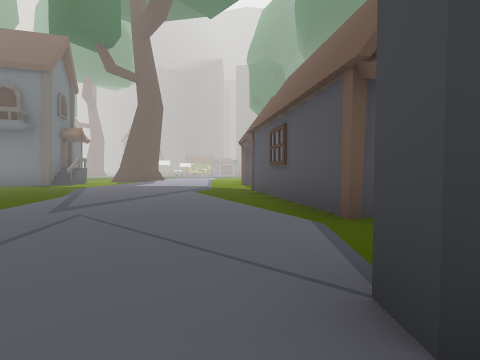
View 1 (above)

23 first-person views from a walk through a scene from a Unity 3-D project. The camera is 1.2 m above the floor, tilts 2° down and sees 90° across. The floor is counted in squares, 2.62 m on a side. Each view is taken from the middle of a square. On the plan, view 1 faces up. The plan holds only what a view shows up to about 9 squares ahead; the rest is blank. The place goes on beyond the plan. The player is left out. Some animated figures are not drawn.

View 2
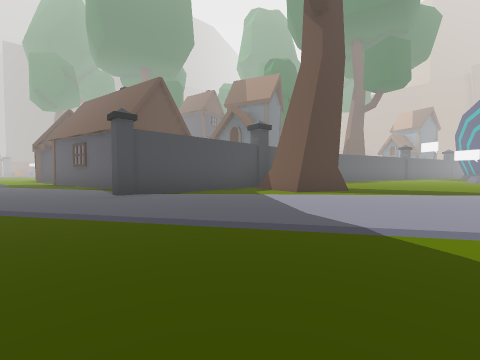

View 3
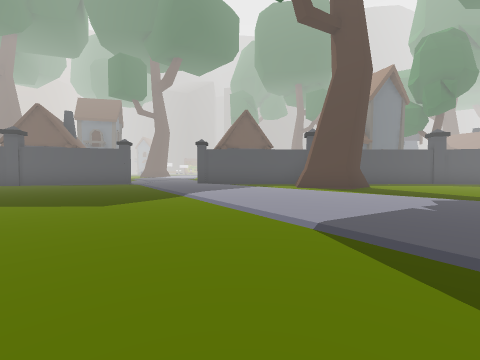

View 4
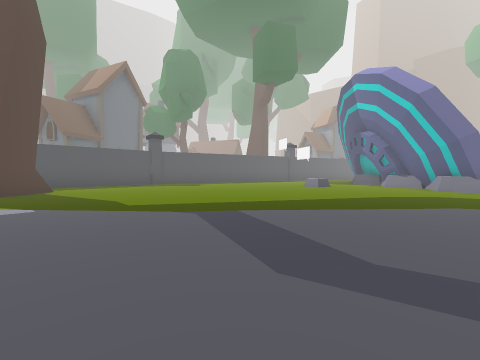

View 5
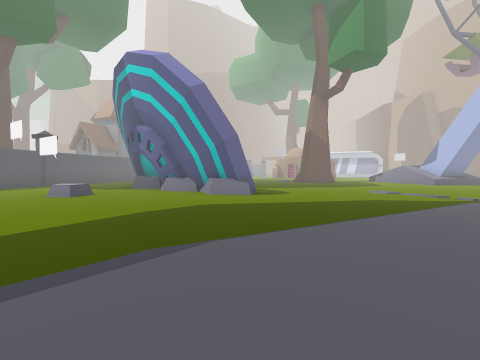

View 6
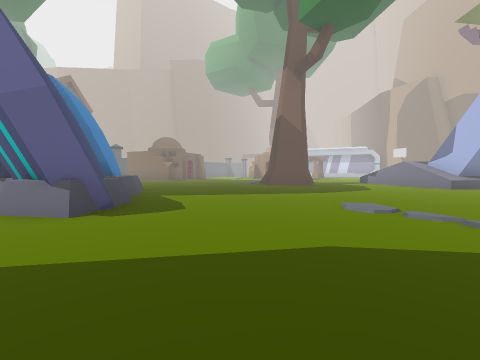

View 7
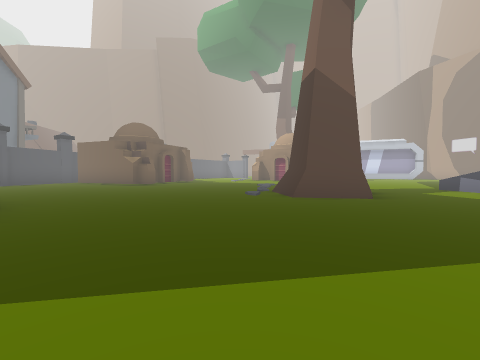

View 8
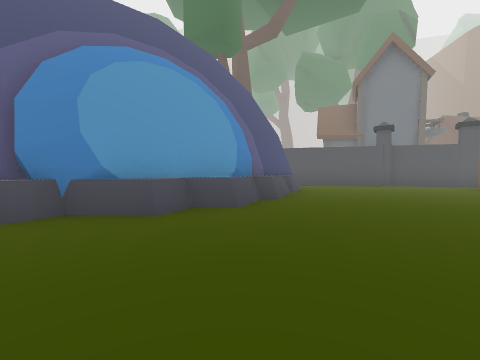

View 9
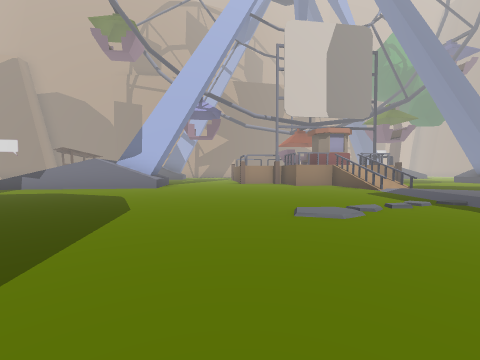

View 10
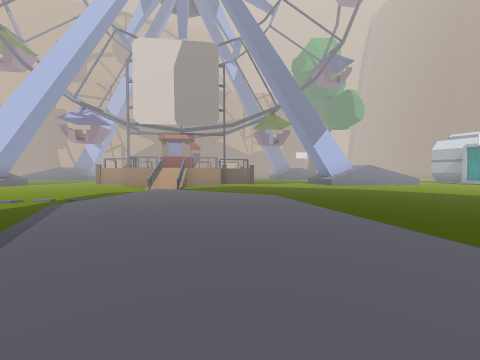

View 11
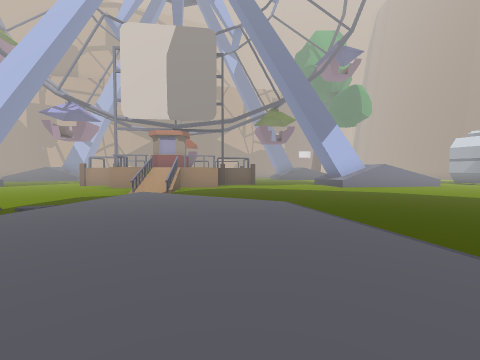

View 12
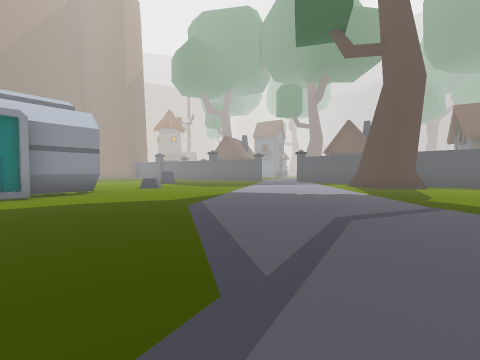

View 13
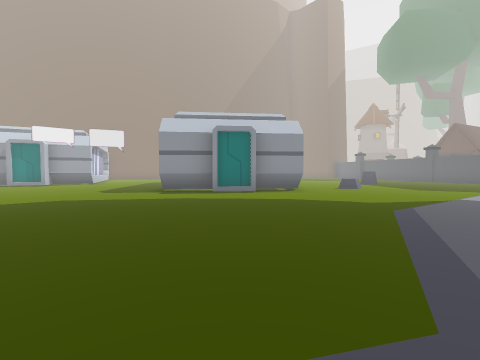

View 14
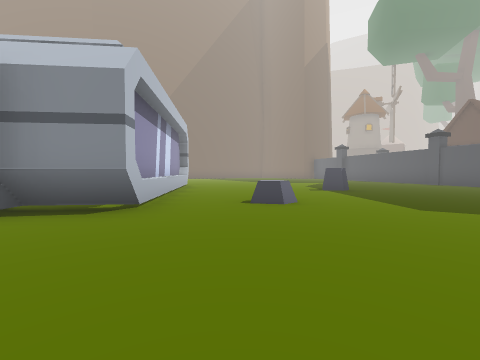

View 15
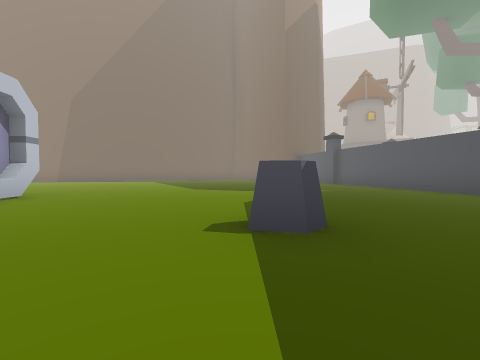

View 16
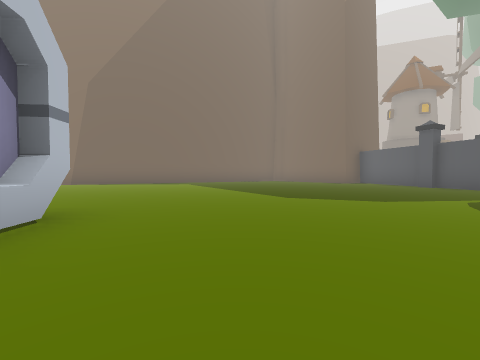

View 17
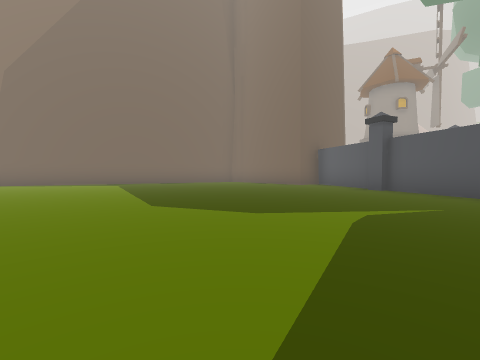

View 18
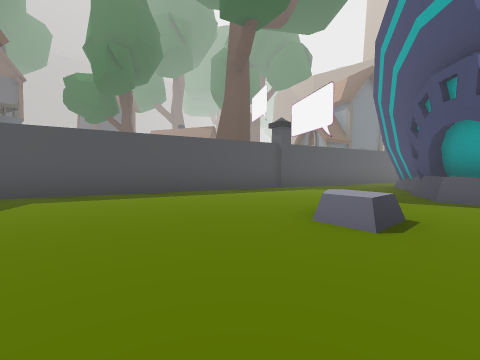

View 19
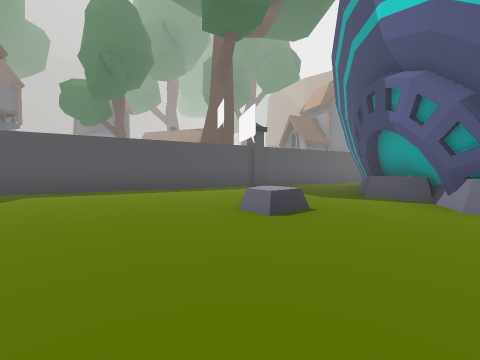

View 20
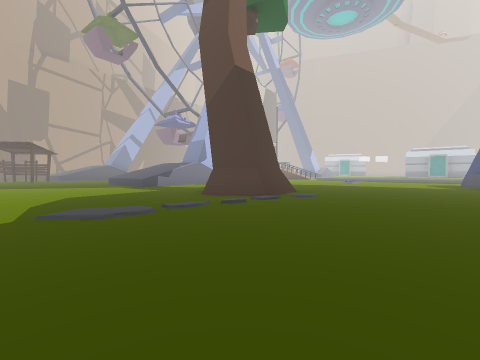

View 21
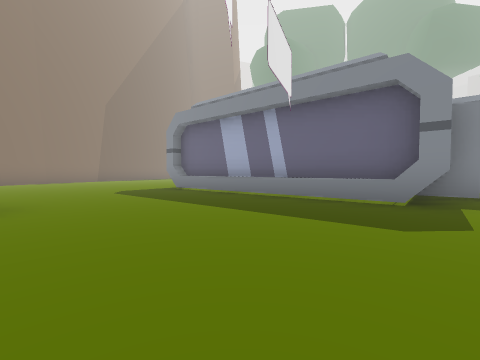

View 22
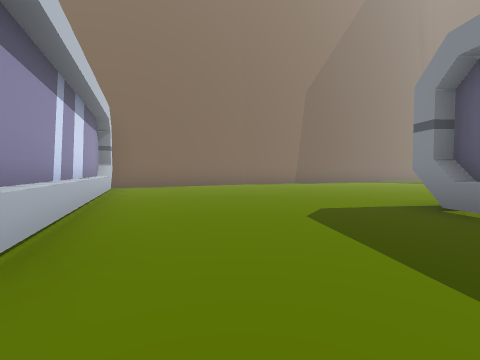

View 23
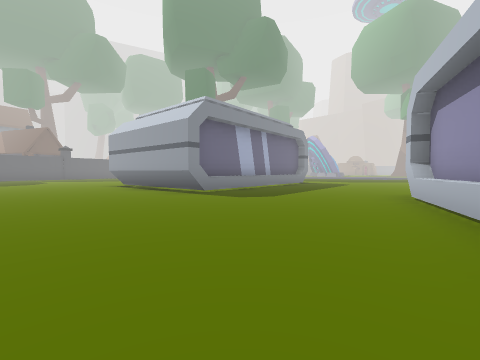

### Floor plan
Key: @ floor where view 1 was taken; # wall or solid block; . main floor; : floor 0.25 m higher than the main floor; / step, stairs or slope; ^ raised ledge; O other object.
Columns run from 11 left of view 1 to 23 right of it. Each row starts with its distance up from view 1.
  9     OO.   .O
  8    OOO......
  7     ........
  6      .......O
  5       ......O
  4        .....O
  3         ....O
  2          ....
  1          ...###########          OO
  0      #####.@...##.....#####
 -1 ##### .........##.........####
 -2 #............................#####
 -3 .................................##
 -4 .......................OO..##O....#
 -5 ........O.................OOOO....#
 -6 ................../......O##O.....#
 -7 ..........O.......:/....#OOOO.....#
 -8 ................./::/...O#O........
 -9 ......######......::/..............
-10 ......#    ##.....:::/.............
-11 ......#    #....../:::........#....
-12  .....######....../:::........##...
-13 #................./:::.............
-14 #.................../:.............
-15 #....................#/.......^^...
-16 ##...................##.....##^^...
-17  #....####.....^....####....# ^^...

Positions as (right, up) in squares from view 1, and headings:
1: (0, 0), facing up
2: (-1, -4), facing up-right
3: (2, -8), facing up
4: (5, -8), facing up-right
5: (7, -8), facing right
6: (10, -10), facing right
7: (14, -10), facing right
8: (17, -10), facing up
9: (14, -9), facing down
10: (8, -8), facing down
11: (8, -9), facing down
12: (7, -10), facing up-left
13: (7, -10), facing left
14: (3, -7), facing left
15: (-1, -5), facing left
16: (-3, -7), facing left
17: (-4, -5), facing left
18: (10, -5), facing up-right
19: (10, -6), facing up-right
20: (23, -8), facing down-left
21: (1, -16), facing up-left
22: (-2, -15), facing left
23: (-8, -17), facing up-right
